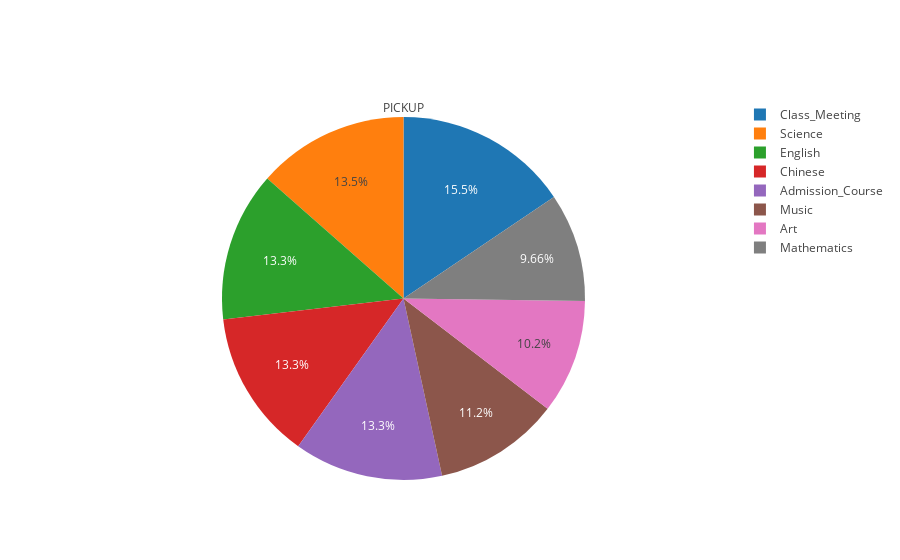
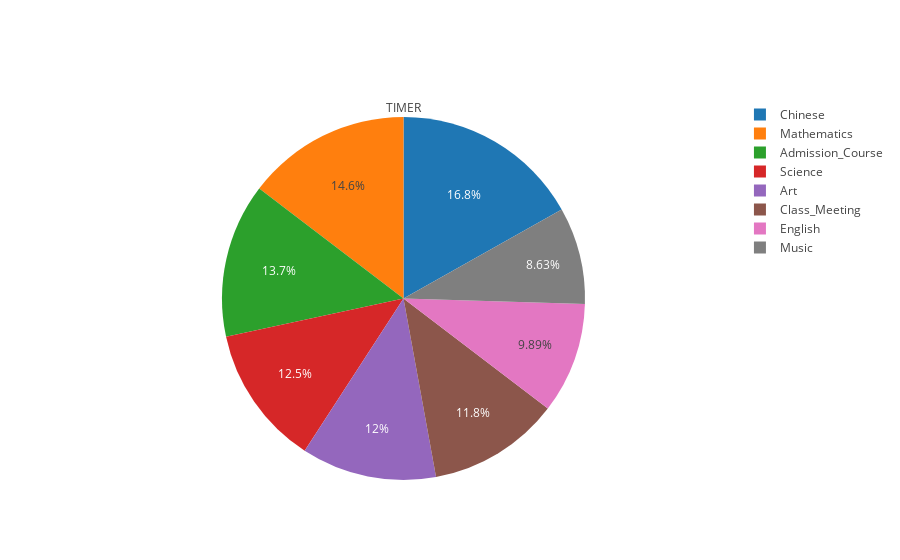
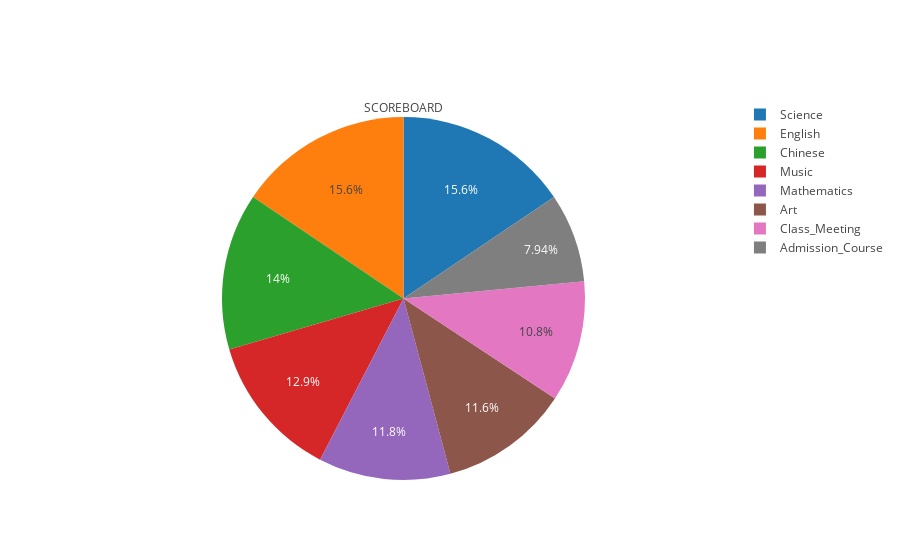
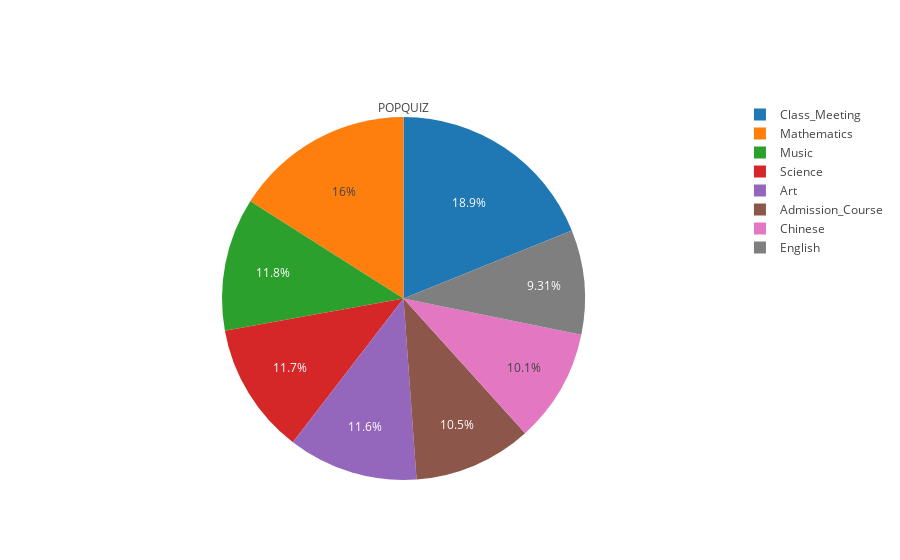

Source (notebook cell) for these figures, in order:
### Code cell
n = len(df_by_subject_top_8)
mylist = ['PICKUP','TIMER','SCOREBOARD','POPQUIZ','FLIP CARD','CHARTS','Buzz-in','PUSH','Work Comp.']


for i in range(n):
    prompt = mylist[i]
    py.offline.iplot([create_pie(prompt, df_by_subject_top_8[prompt])], filename='basic_pie_chart')

### Figure 1 — Plotly figure (JSON) as saved in the notebook; plotly's stock layout.template omitted (floating-point values rounded to 4 significant figures)
{"data": [{"labels": ["Chinese", "Mathematics", "Class_Meeting", "English", "Art", "Music", "Science", "Admission_Course"], "title": {"text": "PICKUP"}, "type": "pie", "uid": "b42dc859-ab40-4036-9419-495b27d7cda5", "values": [3.677, 2.67, 4.295, 3.681, 2.814, 3.093, 3.734, 3.663]}], "layout": {}}

### Figure 2 — Plotly figure (JSON) as saved in the notebook; plotly's stock layout.template omitted (floating-point values rounded to 4 significant figures)
{"data": [{"labels": ["Chinese", "Mathematics", "Class_Meeting", "English", "Art", "Music", "Science", "Admission_Course"], "title": {"text": "TIMER"}, "type": "pie", "uid": "961629bf-ae14-4ed0-9762-4216d13285e3", "values": [2.775, 2.41, 1.938, 1.63, 1.983, 1.423, 2.053, 2.265]}], "layout": {}}

### Figure 3 — Plotly figure (JSON) as saved in the notebook; plotly's stock layout.template omitted (floating-point values rounded to 4 significant figures)
{"data": [{"labels": ["Chinese", "Mathematics", "Class_Meeting", "English", "Art", "Music", "Science", "Admission_Course"], "title": {"text": "SCOREBOARD"}, "type": "pie", "uid": "4db74c3d-5d6c-4ae7-9310-71b198e78294", "values": [9.927, 8.355, 7.665, 11.05, 8.212, 9.144, 11.05, 5.639]}], "layout": {}}

### Figure 4 — Plotly figure (JSON) as saved in the notebook; plotly's stock layout.template omitted (floating-point values rounded to 4 significant figures)
{"data": [{"labels": ["Chinese", "Mathematics", "Class_Meeting", "English", "Art", "Music", "Science", "Admission_Course"], "title": {"text": "POPQUIZ"}, "type": "pie", "uid": "c9a2f225-e216-40d3-a894-2280ddc249d7", "values": [1.109, 1.756, 2.074, 1.022, 1.271, 1.299, 1.287, 1.157]}], "layout": {}}
